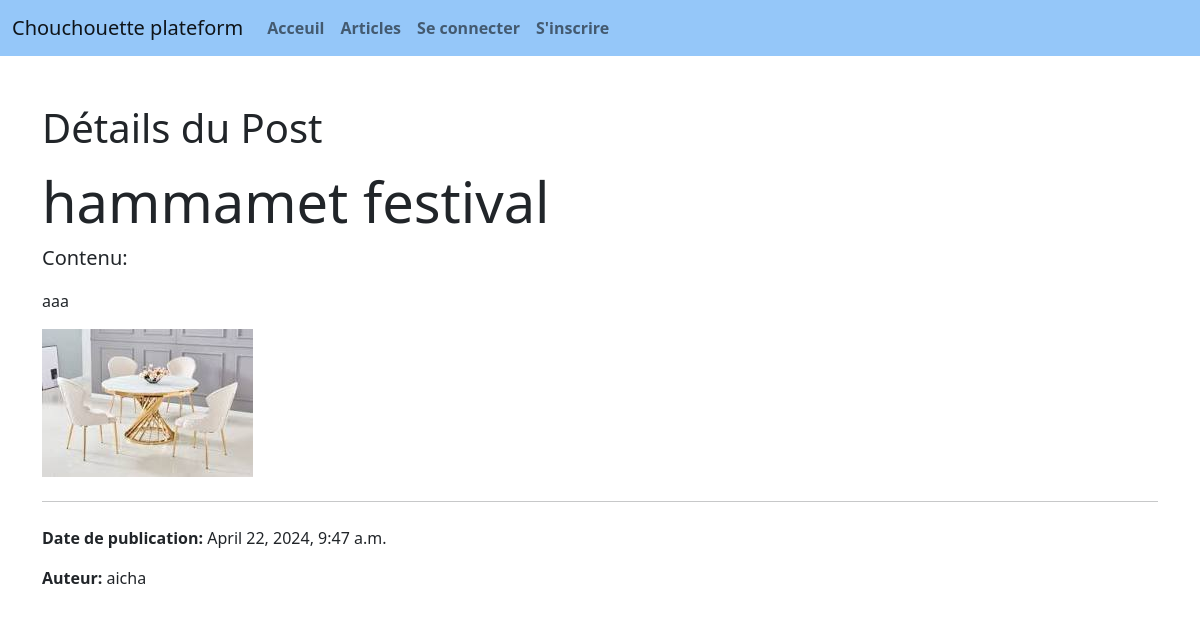
Page /blog/1/ on the committed database.
### blog/models.py (models this page shows, shortened)
class Post(models.Model):
    title = models.CharField(max_length=200, unique=True)
    slug = models.SlugField(max_length=200, unique=True)
    author = models.ForeignKey(User, on_delete= models.CASCADE,related_name='blog_posts')
    updated_on = models.DateTimeField(auto_now= True)
    content = models.TextField()
    created_on = models.DateTimeField(auto_now_add=True)
    status = models.IntegerField(choices=STATUS, default=0)
    image=models.ImageField(blank=True)
    class Meta:
        ordering = ['-created_on']

### blog/views.py (the view)
# urls.py: path('<int:pk>/', DetailPost.as_view(), name='detail_Post'),
class DetailPost(DetailView):
    model = Post
    template_name = 'mag/detail_Post.html'
    context_object_name = 'Post'

### blog/templates/mag/detail_Post.html (shortened to what this page needs)
{% extends 'magasin/base.html' %}
{% block content %}
<div class="container mt-5">
    <h1>Détails du Post</h1>
    <div class="jumbotron mt-3">
        <h1 class="display-4"><strong>{{ Post.title }}</strong></h1>
        <p class="lead"><strong>Contenu:</strong></p>
        <p>{{ Post.content }}</p>
        <img src="/media/{{ Post.image }}" class="img-fluid" alt="Image du Post">
        <hr class="my-4">
        <p><strong>Date de publication:</strong> {{ Post.updated_on }}</p>
        <p><strong>Auteur:</strong> {{ Post.author }}</p>
    </div>
</div>
{% endblock %}

### rows in the picture
Post: title "hammamet festival", content "aaa", image (picture), updated_on "April 22, 2024, 9:47 a.m.", author "aicha"
